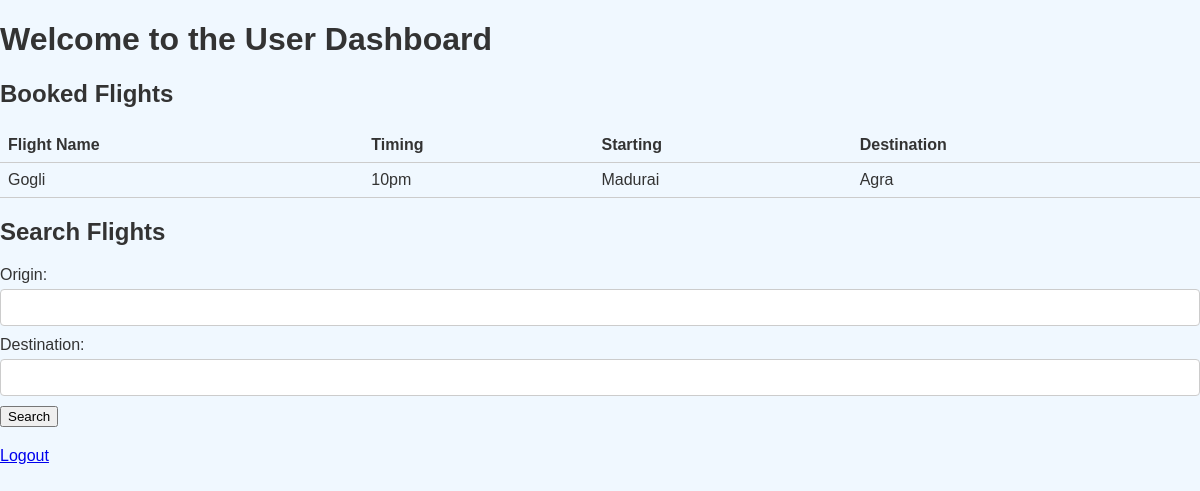
The app's page /user/dashboard (signed in) with its own data.
### tables this page shows
CREATE TABLE flights
                 (id INTEGER PRIMARY KEY AUTOINCREMENT,
                  flight_name TEXT NOT NULL,
                  timing TEXT NOT NULL,
                  starting TEXT NOT NULL,
                  destination TEXT NOT NULL,
                  price INTEGER NOT NULL,
                  available_seats INTEGER NOT NULL);

### app.py (the view)
@app.route('/user/dashboard')
def user_dashboard():
    if not session.get('user_id'):
        return redirect('/user/login')
    conn = sqlite3.connect('flight_booking.db')
    c = conn.cursor()
    c.execute("SELECT flights.flight_name, flights.timing, flights.starting, flights.destination "
              "FROM flights INNER JOIN bookings ON flights.id = bookings.flight_id "
              "WHERE bookings.user_id=?", (session['user_id'],))
    booked_flights = c.fetchall()
    conn.close()
    return render_template('user_dashboard.html', booked_flights=booked_flights)

### templates/user_dashboard.html (shortened to what this page needs)
<!DOCTYPE html>
<html>
<head>
    <link rel="stylesheet" type="text/css" href="/static/styles.css">
</head>
<body>
    <h1>Welcome to the User Dashboard</h1>
    <h2>Booked Flights</h2>
    <table>
        <thead>
            <tr>
                <th>Flight Name</th>
                <th>Timing</th>
                <th>Starting</th>
                <th>Destination</th>
            </tr>
        </thead>
        <tbody>
            {% if booked_flights %}
                {% for flight in booked_flights %}
                    <tr>
                        <td>{{ flight[0] }}</td>
                        <td>{{ flight[1] }}</td>
                        <td>{{ flight[2] }}</td>
                        <td>{{ flight[3] }}</td>
                    </tr>
                {% endfor %}
            {% else %}
                <tr>
                    <td colspan="4">No flights booked yet</td>
                </tr>
            {% endif %}
        </tbody>
    </table>
    <h2>Search Flights</h2>
    <form action="/user/search_flights" method="POST">
        <label for="origin">Origin:</label>
        <input type="text" id="origin" name="origin" required>
        <label for="destination">Destination:</label>
        <input type="text" id="destination" name="destination" required>
        <button type="submit">Search</button>
    </form>
    <a href="/user/logout">Logout</a>
</body>
</html>

### static/styles.css (style rules this page uses)
body { font-family: Arial, sans-serif; background-color: #f0f8ff; color: #333; margin: 0; padding: 0; }
h1, h2, h3 { color: #333; }
form { margin-bottom: 20px; }
label { display: block; margin-bottom: 5px; }
input[type="text"], input[type="email"], textarea { width: 100%; padding: 10px; border: 1px solid #ccc; border-radius: 4px; box-sizing: border-box; margin-bottom: 10px; }
table { border-collapse: collapse; width: 100%; }
th, td { padding: 8px; text-align: left; border-bottom: 1px solid #ccc; }
th { background-color: #f0f8ff; color: #333; }

### records on screen
flights: flight_name "Gogli", timing "10pm", starting "Madurai", destination "Agra"
